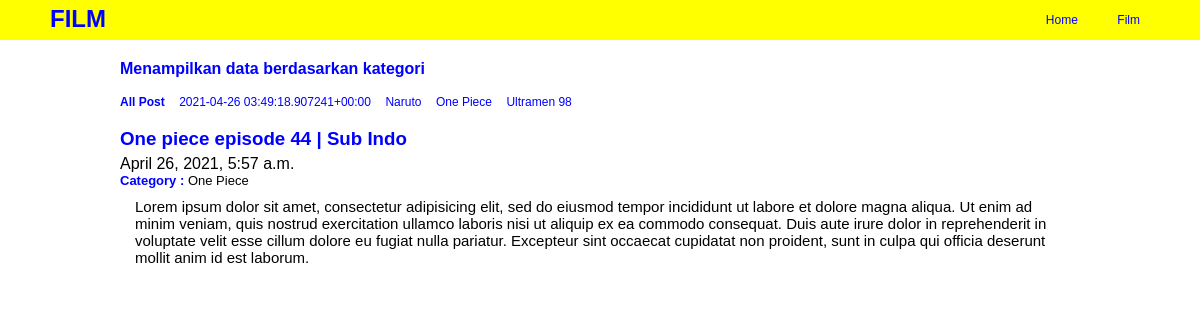
/film/post/one-piece-episode-44-sub-indo/, run on the app's committed database.
### film/models.py (models this page shows, shortened)
class Post(models.Model):
	headline = models.CharField(max_length=100)
	body = models.TextField()
	category = models.CharField(max_length=50, default='film favorit')
	publish = models.DateTimeField(auto_now_add=True)
	update = models.DateTimeField(auto_now=True)
	image = models.ImageField(blank=True, upload_to="image/")
	slug = models.SlugField(blank=True, editable=False)

### film/views.py (the view)
# urls.py: path('post/<slugInput>/', views.detailPost, name='detail'),
def detailPost(request, slugInput):
	posts = Post.objects.get(slug=slugInput)
	categorys = Post.objects.values('category').distinct()
	context = {
		'title':'Film Terbaru',
		'categorys':categorys,
		'posts':posts,
	}
	return render(request, 'film/detail_post.html', context)

### film/templates/film/detail_post.html
{% extends "base.html" %}
{% block category %}
	<div class="category">
		<h4>Menampilkan data berdasarkan kategori</h4>
	</div>
{% endblock category %}
{% block contents %}
	<ul>
		<li>
			<a href="{% url 'film:index' %}"><b>All Post</b></a>
		</li>
		{% for data_category in categorys %}
			<li>
				<a href="{% url 'film:category' categoryInput=data_category.category %}">{{data_category.category}}</a>
			</li>
		{% endfor %}
	</ul>
	<br>
	<h3>{{posts.headline}}</h3>
	<h4>{{posts.publish}}</h4>
	<h5><b>Category : </b>{{posts.category}}</h5>
	<p>{{posts.body}}</p>
{% endblock contents %}

### static/css/style.css (style rules this page uses)
* { padding: 0; margin: 0; font-family: sans-serif; }

### film/static/film/css/style.css (style rules this page uses)
.category h4 { margin-bottom: 14px; color: blue; font-weight: bolder; }
h3 { font-weight: bolder; color: blue; }
h4 { font-weight: lighter; margin-top: 5px; }
h5 { font-weight: lighter; font-size: 13px; }
h5 b { color: blue; }
a { text-decoration: none; color: blue; }
p { margin-top: 10px; padding:0 15px; font-size: 15px; }
ul li { display: inline-block; padding-right: 10px; }
ul li a { font-size: 12px; }

### data on the page
Post: headline "One piece episode 44 | Sub Indo", publish "April 26, 2021, 5:57 a.m.", category "One Piece", body "Lorem ipsum dolor sit amet, consectetur adipisicing elit, sed do eiusmod tempor incididunt ut labore et dolore magna aliqua. Ut enim ad minim veniam, quis nostrud exercitation ullamco laboris nisi ut aliquip ex ea commodo consequat. Duis aute irure dolor in reprehenderit in voluptate velit esse cillum dolore eu fugiat nulla pariatur. Excepteur sint occaecat cupidatat non proident, sunt in culpa qui officia deserunt mollit anim id est laborum."

### other printed values
{{ data_category.category }} "2021-04-26 03:49:18.907241+00:00" "Naruto" "One Piece" "Ultramen 98"
